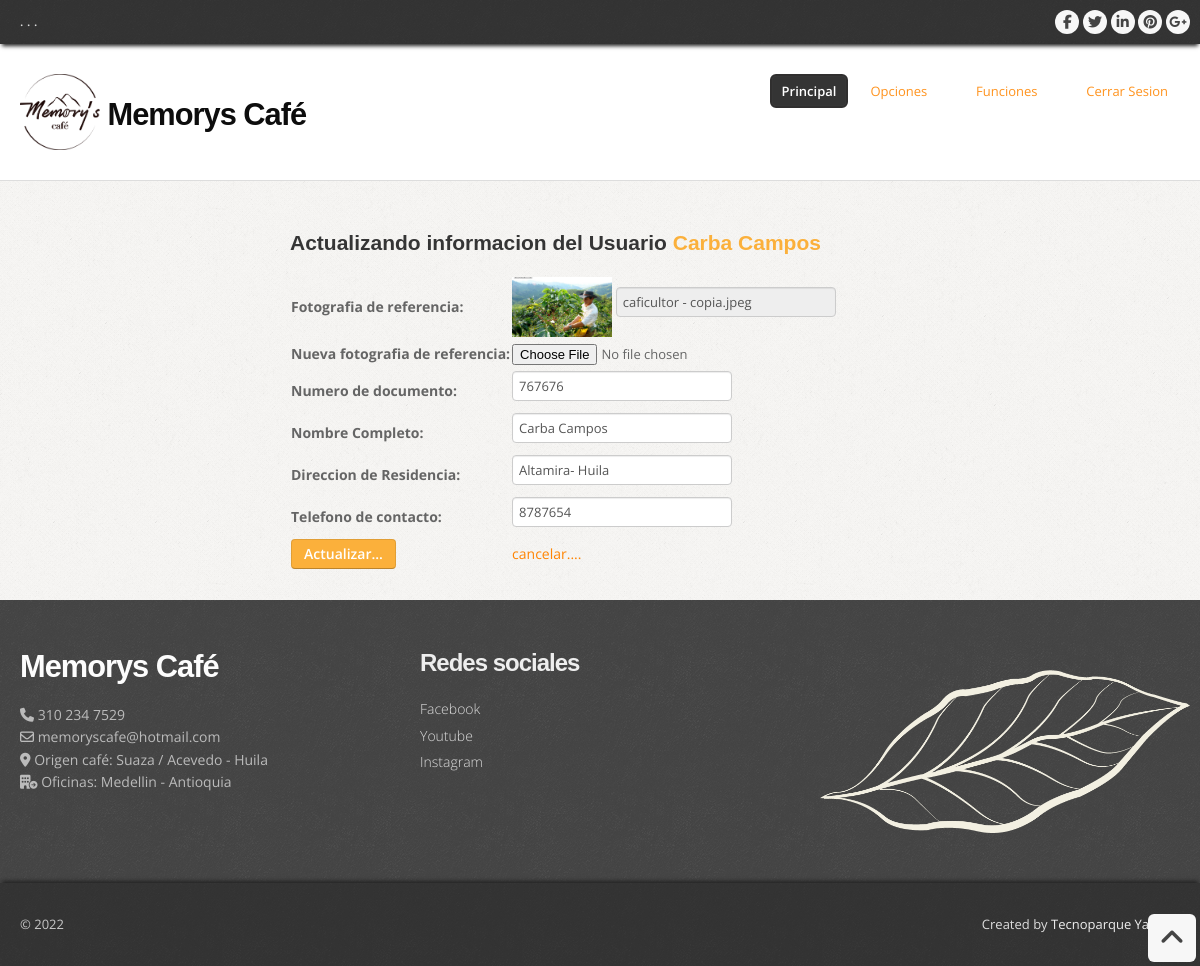
Screenshot of /template/funciones/actualizar_usuario1.php?cod=767676 with the database file from the repository.
### tables this page shows
CREATE TABLE `usuario` (
  `cedula_usuario` int(11) NOT NULL,
  `nombre_usuario` varchar(50) NOT NULL,
  `direccion_usuario` varchar(50) NOT NULL,
  `telefono_usuario` varchar(25) NOT NULL,
  `foto_usuario` varchar(250) NOT NULL,
  `ruta_usuario` varchar(250) NOT NULL
);

### template/funciones/actualizar_usuario1.php (the view, shortened to what this page needs)
<?php
include '../conexion.php';
?>
<!DOCTYPE html>
<html lang="en">
<head>
  <link href="../css/bootstrap.css" rel="stylesheet" />
  <link href="../css/bootstrap-responsive.css" rel="stylesheet" />
  <link href="../css/prettyPhoto.css" rel="stylesheet" />
  <link href="../css/style.css" rel="stylesheet">
  <link rel="stylesheet" href="../../css/actualizar2.css">
  <link id="t-colors" href="../color/default.css" rel="stylesheet" />
</head>
<body>
  <div id="wrapper">
    <header>
      <div class="top">
        <div class="container">
          <div class="row">
            <div class="span6">
              <ul class="topmenu">
                <li><a href="#">.</a></li>
                <li><a href="#">.</a></li>
                <li><a href="#">.</a></li>
              </ul>
            </div>
            <div class="span6">
              <ul class="social-network">
                <li><a href="#" data-placement="bottom" title="Facebook"><i class="icon-circled icon-bglight icon-facebook"></i></a></li>
                <li><a href="#" data-placement="bottom" title="Twitter"><i class="icon-circled icon-bglight icon-twitter"></i></a></li>
                <li><a href="#" data-placement="bottom" title="Linkedin"><i class="icon-circled icon-linkedin icon-bglight"></i></a></li>
                <li><a href="#" data-placement="bottom" title="Pinterest"><i class="icon-circled icon-pinterest  icon-bglight"></i></a></li>
                <li><a href="#" data-placement="bottom" title="Google +"><i class="icon-circled icon-google-plus icon-bglight"></i></a></li>
              </ul>
            </div>
          </div>
        </div>
      </div>
      <div class="container">
        <div class="row nomargin">
          <div class="span4">
            <div class="logo">
              <h1><img src="../icon/logo.png" width="80px" alt=""> Memorys Café</a></h1>
            </div>
          </div>
          <div class="span8">
            <div class="navbar navbar-static-top">
              <div class="navigation">
                <nav>
                  <ul class="nav topnav">
                    <li class="active">
                      <a href="../inicio.php">Principal</a>
                    </li>
                    <li class="dropdown">
                      <a href="#">Opciones <i class="icon-angle-down"></i></a>
                    </li>
                    <li class="dropdown">
                      <a href="#">Funciones <i class="icon-angle-down"></i></a>
                    </li>
                    <li>
                      <a href="contact.html">Cerrar Sesion </a>
                    </li>
                  </ul>
                </nav>
              </div>
            </div>
          </div>
        </div>
      </div>
    </header>
    <section id="content">
      <div class="container">
        <div class="row">
        <?php
         try {
             $sql = "SELECT * FROM usuario where cedula_usuario=".$_REQUEST['cod'].";";
             $resultado=$cadena->prepare($sql);
             $resultado->execute (array());
             while ($consulta=$resultado-> fetch ( PDO::FETCH_ASSOC)) {
             ?>
                <form  name="form" action="actualizar_usuario2.php?id=<?php echo $_REQUEST['cod'];?> " method="POST" enctype="multipart/form-data" class="formprincipal">
                <td> <h3> Actualizando informacion del Usuario <span class="usuario"> <?php echo $consulta['nombre_usuario']; ?></span></h3> </td >
                     <table >
                     <tr>
                        <th >Fotografia de referencia:   </th>
                        <th > <img src="../fotografiaUsuario/<?=$consulta['foto_usuario']?>" alt="" width="100px"> <input type="text" name="imagenantigua" value="<?php echo $consulta['foto_usuario']; ?>" readonly > </th>
                     </tr>
                     <tr>
                        <th >Nueva fotografia de referencia:   </th>
                        <th > <input type="file" name="nameimagen" require value="" class="box1"> </th>
                     </tr>
                     <tr>
                        <th >Numero de documento:   </th>
                        <th > <input type="text" name="cedula" require value="<?php echo $consulta['cedula_usuario']; ?>" class="box1"> </th>
                     </tr>
                     <tr>
                        <th >Nombre Completo:   </th>
                        <th > <input type="text" name="nombre" require value="<?php echo $consulta['nombre_usuario']; ?>" class="box1"> </th>
                     </tr>
                     <tr>
                        <th>Direccion de Residencia:   </th>
                        <th> <input type="text" name="direccion" require value="<?php echo $consulta['direccion_usuario']; ?>" class="box1"> </th>
                     </tr>
                     <tr>
                        <th >Telefono de contacto:   </th>
                        <th> <input type="text" name="telefono" require  value="<?php echo $consulta['telefono_usuario']; ?>" class="box1"> </th>
                     </tr>
                     <tr>
                         <td class="boton" > <input type="submit" name="buton" value="Actualizar..." class="btn btn-danger" ></td>
                         <td><a href="javascript:history.go(-1)" class="cancelar"> cancelar....</a> </td>
                     </tr>
                </table>
           </form>
              <?php
             }
         } catch (Exception $e) {
            die ('ALERTA!!! Revise su conexion a la base para generar la consulta.... ' . $e-> getMessage () );
        }
         ?>
        </div>
      </div>
    </section>
    <footer>
      <div class="container">
        <div class="row">
          <div class="span4">
            <div class="widget">
              <div class="footer_logo">
                <h3><a href="index.html"> Memorys Café</a></h3>
              </div>
              <p>
                <i class="icon-phone"></i> 310 234 7529 <br>
                <i class="icon-envelope-alt"></i> memoryscafe@hotmail.com <br>
                <i class="fa-solid fa-location-dot"></i> Origen café: Suaza / Acevedo - Huila <br>
                <i class="fa-solid fa-building-circle-arrow-right"></i> Oficinas: Medellin - Antioquia
              </p>
            </div>
          </div>
          <div class="span4">
            <div class="widget">
              <h5 class="widgetheading">Redes sociales</h5>
              <ul class="link-list">
                <li><a href="#">Facebook</a></li>
                <li><a href="#">Youtube</a></li>
                <li><a href="#">Instagram</a></li>
              </ul>
            </div>
          </div>
          <div class="span4">
            <div class="widget">
              <img src="../images/hoja.png" width="100%" alt="">
            </div>
          </div>
        </div>
      </div>
      <div id="sub-footer">
        <div class="container">
          <div class="row">
            <div class="span6">
              <div class="copyright">
                <p><span>&copy; 2022</span></p>
              </div>
            </div>
            <div class="span6">
              <div class="credits">
                Created by <a href="">Tecnoparque Yamboro</a>
              </div>
            </div>
          </div>
        </div>
      </div>
    </footer>
  </div>
  <a href="#" class="scrollup"><i class="icon-angle-up icon-rounded icon-bglight icon-2x"></i></a>
</body>
</html>

### template/css/style.css (style rules this page uses)
body { font-family:'Open Sans', Arial, sans-serif; font-size:14px; font-weight:400; line-height:1.6em; color:#656565; }
a { color:#4b5056; }
.bold { font-weight:900; }
.container { padding:0 20px 0 20px; position:relative; }
.row { margin-bottom:30px; }
.row.nomargin { margin-bottom:0; }
header { background: ; margin:0; padding:0 0 20px; position:relative; z-index:2000; }
header .top { padding:10px 0 10px; margin:0 0 30px; background: url(../img/top-pattern-150.png) repeat; -webkit-box-shadow: 0 4px 4px -2px #222; -moz-box-shadow: 0 4px 4px -2px #222; box-shadow: 0 4px 4px -2px #222; }
header .logo { float:left; }
header .logo img { margin-bottom:10px; }
header .logo h1 { color:#0d0d0d; letter-spacing:-1px; font-size:2.2em; font-weight:900; margin:0; }
header .top .row { margin-bottom:0; }
ul.topmenu { list-style:none; margin:0; }
ul.topmenu li { display:inline; }
ul.topmenu li a { font-size:12px; color: #ddd; font-weight:600; }
ul.social-network { float:right; list-style:none; margin:0; }
ul.social-network li { display:inline; }
header .navigation { float:right; }
header ul.nav li { border:none; margin:0; }
header ul.nav li a { border:none; font-weight:400; }
.navbar .nav > li > a { font-size:13px; color: #FF931E; text-shadow: none; }
header ul.nav li a i { color:#fff; }
.navbar .nav > .active > a,.navbar .nav > .active > a:hover { font-weight:600; }
ul.nav li.dropdown a { z-index:1000; display:block; }
#content { position:relative; background:#fff; border-top:1px solid #ddd; padding:50px 0 0 0; }
#content { background-image: url(../img/pattern/pat-1.png); background-repeat: repeat; }
#content img { max-width:100%; height:auto; }
ul.link-list { margin:0; padding:0; list-style:none; }
ul.link-list li { margin:0; padding:2px 0 2px 0; list-style:none; }
footer ul.link-list li a { color:#ddd; font-weight:300; }
footer { padding:50px 0 0 0; color:#bbb; background: url(../img/header-pattern-150.png) repeat; }
footer a { color:#eee; text-decoration:none; }
footer h1, footer h2, footer h3, footer h4, footer h5, footer h6 { color:#eee; }
footer .footer_logo { margin-bottom:20px; }
footer .footer_logo h3 { color:#fdfdfd; letter-spacing:-1px; font-size:2.2em; font-weight:900; margin:0; }
footer .footer_logo h3 a { color:#fdfdfd; }
footer h5.widgetheading { text-transform:none; font-weight:600; letter-spacing:-1px; margin-bottom:20px; }
footer .widget i { color:#bbb; }
#sub-footer { background: url(../img/top-pattern-150.png) repeat; text-shadow:none; color:#ddd; padding:0; padding-top:30px; margin:20px 0 0 0; -webkit-box-shadow: 0 -4px 4px -2px #222; -moz-box-shadow: 0 -4px 4px -2px #222; box-shadow: 0 -4px 4px -2px #222; }
#sub-footer p { margin:0; padding:0; }
#sub-footer span { color:#c7c7c7; }
.copyright p { text-align:left; font-size:13px; }
.credits { text-align:right; font-size:13px; }
.scrollup { position:fixed; width:32px; height:32px; bottom:20px; right:20px; }
a.scrollup { outline:0; text-decoration:none; }
a i.icon-bglight, a i.icon-bgdark { display: inline-block; }
[class^="icon-"], [class*=" icon-"] { color:#404040; }

### css/actualizar2.css (style rules this page uses)
.usuario { color: #FBB03B; }
.cancelar { color: rgb(255, 132, 2); }
.formprincipal { margin: 0 auto; width: 50%; text-align: left; }
h3 { font-size: 1.5em; }
.btn-danger { background:#FBB03B ; }

### template/css/shortcodes.css (style rules this page uses)
i.icon-bglight { color: #444; background: #f7f7f7; }
.icon-rounded { display: inline-block; border-radius: 6px !important; -moz-border-radius: 6px !important; -webkit-border-radius: 6px !important; -o-border-radius: 6px !important; -ms-border-radius: 6px !important; text-align: center; width: 24px !important; height: 24px !important; line-height: 24px !important; }
.icon-rounded.icon-2x { width: 48px !important; height: 48px !important; line-height: 48px !important; }
.icon-circled { display: inline-block; border-radius: 1000px !important; -moz-border-radius: 1000px !important; -webkit-border-radius: 1000px !important; -o-border-radius: 1000px !important; -ms-border-radius: 1000px !important; text-align: center; width: 24px !important; height: 24px !important; line-height: 24px !important; }

### rows the page displays
usuario: nombre_usuario "Carba Campos", foto_usuario (picture), imagenantigua "caficultor - copia.jpeg", cedula "767676", nombre "Carba Campos", direccion "Altamira- Huila", telefono "8787654"
